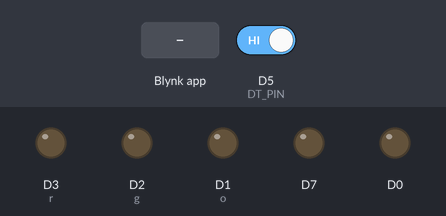
A sketch run on a simulated ESP8266 (NodeMCU). On the bench: output pins drawn as LEDs (lit = HIGH). The test bench sets the inputs (shaded band); at power-on: D5 (DT_PIN) HIGH. WiFi joins after 1.5 s; servers stay silent unless stated; pins used as bus, display or sensor lines are not drawn; what the sketch prints to the serial monitor is not drawn.

Above: at 3.5 s.
3.6 s: D5 (DT_PIN) driven LOW
5.5 s: Blynk app writes 1 to V1
At 6.0 s:
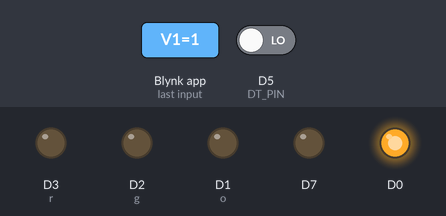
7.0 s: Blynk app writes 1 to V2
At 8.1 s:
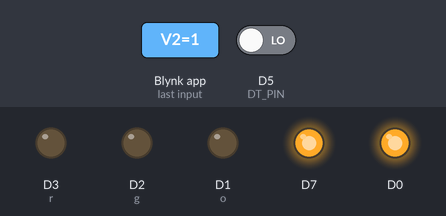
8.5 s: Blynk app writes 0 to V1
At 9.0 s:
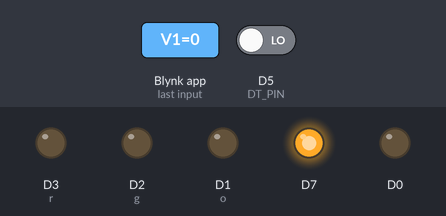
10.0 s: Blynk app writes 200 to V1
At 10.5 s:
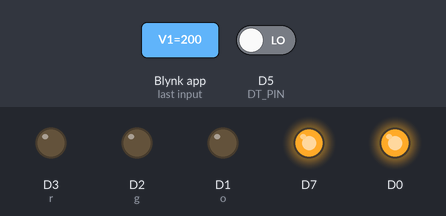
11.7 s: Blynk app writes 0 to V2
At 12.6 s:
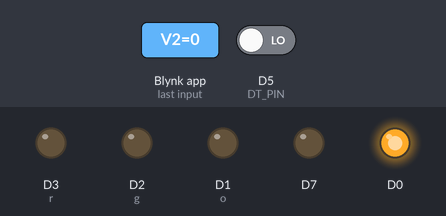
Timing chart, 0 to 14.2 s (numbered marks = the images above; inputs shaded):
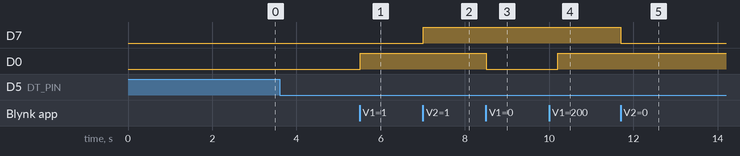

Measured:
- after the input at 3.6 s, every drawn part: stays the same
- after the input at 5.5 s, D0: LOW → HIGH at once
- after the input at 7.0 s, D7: LOW → HIGH at once
- after the input at 8.5 s, D0: HIGH → LOW at once
- after the input at 10.0 s, D0: LOW → HIGH after 0.21 s
- after the input at 11.7 s, D7: HIGH → LOW at once

The sketch:

weight-cloud.ino
```cpp
#define BLYNK_PRINT Serial
#include <ESP8266WiFi.h>
#include <BlynkSimpleEsp8266.h>

#define BLYNK_AUTH_TOKEN "5VyqNitgoIiqWJynb38LQMgqtotgnj_M"

const char* ssid = "Meenuvikas_2.4ghz";
const char* pass = "Parth2005";
BLYNK_WRITE(V1) {
  digitalWrite(D0, param.asInt());
}
BLYNK_WRITE(V2) {
  digitalWrite(D7, param.asInt());
}

#define o D1
#define g D2
#define r D3

// HX711 Pins
#define DT_PIN 14  // ESP8266 D5 (GPIO14)
#define SCK_PIN 12 // ESP8266 D6 (GPIO12)

// Calibration Values (Adjust based on real calibration)
long raw_offset = -3850;
float scale_factor = 1000;

// Noise Reduction Settings
const int numReadings = 5; // Number of samples for averaging

bool underloadAlertSent = false;
bool overloadAlertSent = false;

void setup() {
    Serial.begin(9600);
    pinMode(DT_PIN, INPUT);
    pinMode(SCK_PIN, OUTPUT);

    pinMode(D0, OUTPUT);
    pinMode(D7, OUTPUT);
    pinMode(o, OUTPUT);
    pinMode(g, OUTPUT);
    pinMode(r, OUTPUT);

    // Connect to WiFi
    WiFi.begin(ssid, pass);
    Serial.println("\n🔄 Connecting to WiFi...");
    while (WiFi.status() != WL_CONNECTED) {
        delay(1000);
        Serial.print(".");
    }
    Serial.println("\n✅ WiFi Connected!");

    // Connect to Blynk
    Serial.println("🔄 Connecting to Blynk...");
    Blynk.config(BLYNK_AUTH_TOKEN, "blynk.cloud", 80);
    Blynk.connect();  // Connect manually
}

// Function to read raw HX711 data
long readHX711() {
    while (digitalRead(DT_PIN)); // Wait for HX711 to be ready (DT goes LOW)

    long value = 0;

    for (int i = 0; i < 24; i++) {
        digitalWrite(SCK_PIN, HIGH);
        delayMicroseconds(1);
        value = (value << 1) | digitalRead(DT_PIN);
        digitalWrite(SCK_PIN, LOW);
        delayMicroseconds(1);
    }

    digitalWrite(SCK_PIN, HIGH);
    delayMicroseconds(1);
    digitalWrite(SCK_PIN, LOW);
    delayMicroseconds(1);

    if (value & 0x800000) {
        value |= 0xFF000000;
    }

    return value;
}

// Function to get a stable reading using averaging
long getStableReading() {
    long sum = 0;
    for (int i = 0; i < numReadings; i++) {
        sum += readHX711();
        delay(1); // Small delay between readings
    }
    return sum / numReadings;
}

void loop() {
    if (Blynk.connected()) {
        Blynk.run();
    } else {
        Serial.println("❌ Blynk Disconnected! Retrying...");
        Blynk.connect();
    }

    long raw_value = getStableReading();
    int weight = ((raw_value - raw_offset) / scale_factor);

    Serial.print("Stable Raw ADC: ");
    Serial.print(raw_value);
    Serial.print(" | Weight: ");
    Serial.print(weight);
    Serial.println(" grams");

    Blynk.virtualWrite(V0, weight);

    if(weight>5 && weight<20){
    digitalWrite(o, HIGH);
    digitalWrite(g, LOW);
    digitalWrite(r, LOW);
 }
 else if(weight>20 && weight<60){
    digitalWrite(o, LOW);
    digitalWrite(g, HIGH);
    digitalWrite(r, LOW);
 }
 else if(weight>60){
    digitalWrite(o, LOW);
    digitalWrite(g, LOW);
    digitalWrite(r, HIGH);
 }
 else if(weight==0){
    digitalWrite(o, LOW);
    digitalWrite(g, LOW);
    digitalWrite(r, LOW);
 }

    // 🔴 Underload Alert (Weight < 5g)
    if (weight > 5 && weight <20 && !underloadAlertSent) {
        Serial.println("⚠️ Underload Detected! Sending Alert...");
        Blynk.logEvent("underload_alert", "⚠️ Weight is too low!");
        underloadAlertSent = true;
        overloadAlertSent = false;  // Reset overload flag
    }

    // 🔴 Overload Alert (Weight > 60g)
    if (weight > 60 && !overloadAlertSent) {
        Serial.println("⚠️ Overload Detected! Sending Alert...");
        Blynk.logEvent("overload_alert", "⚠️ Weight is too high!");
        overloadAlertSent = true;
        underloadAlertSent = false;  // Reset underload flag
    }

    // Reset alerts if weight is normal
    if (weight >= 5 && weight <= 60) {
        underloadAlertSent = false;
        overloadAlertSent = false;
    }

    delay(200);
}
```
